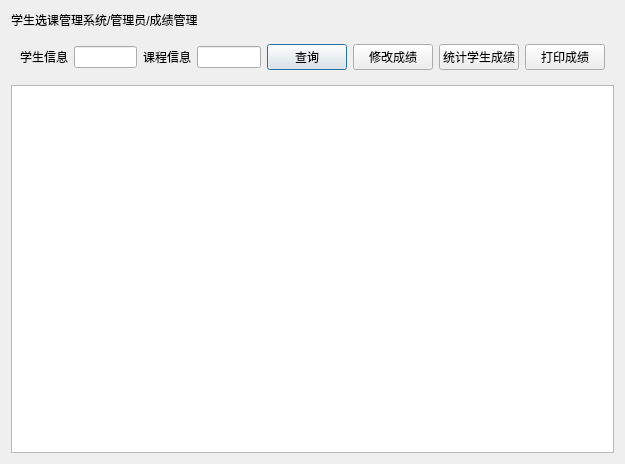
<?xml version="1.0" encoding="UTF-8"?>
<ui version="4.0">
 <class>adcell1_score</class>
 <widget class="QDialog" name="adcell1_score">
  <property name="geometry">
   <rect>
    <x>0</x>
    <y>0</y>
    <width>625</width>
    <height>464</height>
   </rect>
  </property>
  <property name="windowTitle">
   <string>Dialog</string>
  </property>
  <layout class="QGridLayout" name="gridLayout_2">
   <item row="0" column="0">
    <widget class="QLabel" name="label">
     <property name="text">
      <string>学生选课管理系统/管理员/成绩管理</string>
     </property>
    </widget>
   </item>
   <item row="1" column="0">
    <widget class="QWidget" name="tool" native="true">
     <layout class="QGridLayout" name="gridLayout">
      <item row="0" column="0">
       <widget class="QLabel" name="label_2">
        <property name="text">
         <string>学生信息</string>
        </property>
       </widget>
      </item>
      <item row="0" column="1">
       <widget class="QLineEdit" name="stuInfo"/>
      </item>
      <item row="0" column="2">
       <widget class="QLabel" name="label_3">
        <property name="text">
         <string>课程信息</string>
        </property>
       </widget>
      </item>
      <item row="0" column="3">
       <widget class="QLineEdit" name="courseSetInfo"/>
      </item>
      <item row="0" column="4">
       <widget class="QPushButton" name="btn_searchScore">
        <property name="text">
         <string>查询</string>
        </property>
       </widget>
      </item>
      <item row="0" column="5">
       <widget class="QPushButton" name="btn_updateScore">
        <property name="text">
         <string>修改成绩</string>
        </property>
       </widget>
      </item>
      <item row="0" column="6">
       <widget class="QPushButton" name="btn_statistics">
        <property name="text">
         <string>统计学生成绩</string>
        </property>
       </widget>
      </item>
      <item row="0" column="7">
       <widget class="QPushButton" name="btn_print">
        <property name="text">
         <string>打印成绩</string>
        </property>
       </widget>
      </item>
     </layout>
    </widget>
   </item>
   <item row="2" column="0">
    <widget class="QTableView" name="tableView"/>
   </item>
  </layout>
 </widget>
 <resources/>
 <connections/>
</ui>
